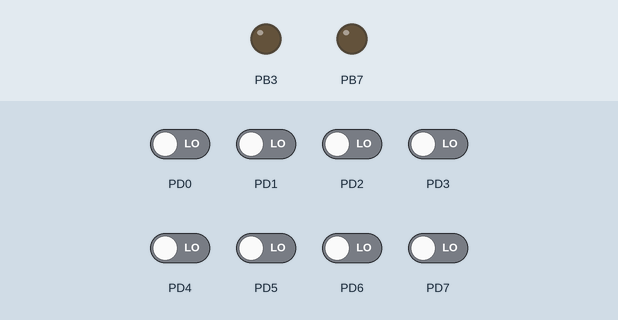
Simulated run of this program. Board: ATmega32, built with avr-gcc and emulated at 16 MHz. Parts: output pins drawn as LEDs (lit = HIGH). The inputs (shaded band) are chosen by the test bench; at power-on: PD0–7 LOW.

Above: at 1.2 s.
1.3 s: PD6 driven HIGH
At 2.7 s:
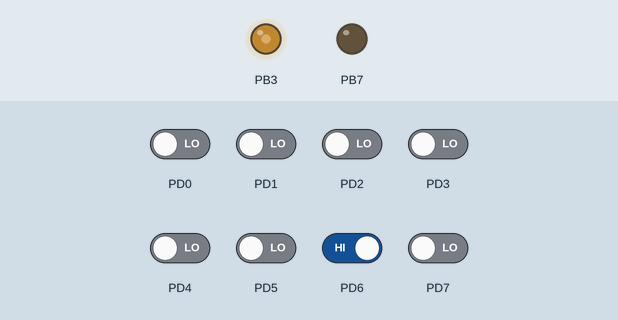
Timing chart, 0 to 4.3 s (numbered marks = the images above; inputs shaded):
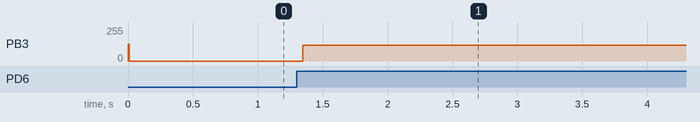

The program:

main.c
```c
/*
 * main.c
 *
 *  Created on: Jun 27, 2023
 *      Author: O. A.
 *
 * Description:
 *
 */
#include "Project_Interface.h"

#define SREG_REG      (*(volatile u8* const) 0x5F)


void Task_500ms(void)
{
  H_LED_Void_LedToggle(LED_RED);
}

int main(void)
{
  H_LED_Void_LedInit(LED_RED);


  H_PushButton_Void_PushButtonInit(PUSHBUTTON_0, PUSHBUTTON_PULLUP_DISABLED);


//  M_Timer_Void_TimerInit(TIMER0_CHANNEL);
//  M_Timer_Void_TimerSetTime(TIMER0_CHANNEL, 100);
//  M_Timer_Void_SetCallBack(TIMER0_CHANNEL, &Task_500ms);
//  M_Timer_Void_TimerEnableInterrupt(TIMER0_CHANNEL);
//  M_Timer_Void_TimerStart(TIMER0_CHANNEL);


  M_Timer_Void_TimerInit(TIMER0_CHANNEL);
  M_Timer_Void_PWMInit(TIMER0_CHANNEL);
  M_Timer_Void_PWMSetDutyCycle(TIMER0_CHANNEL, 50);
  M_Timer_Void_PWMStart(TIMER0_CHANNEL);


  /*Enable global interrupt*/
  SREG |= (1 << 7);


  for(;;)
  {
        if(H_PushButton_U8_PushButtonRead(PUSHBUTTON_1, PUSHBUTTON_SINGLE_PRESS) == PUSHBUTTON_PRESSED)
        {
          M_Timer_Void_PWMStop(TIMER0_CHANNEL);
        }
        else
        {
          M_Timer_Void_PWMStart(TIMER0_CHANNEL);
        }
  }
  return 0;
}
```

LED_Config.h
```c
/*
 * LED_Config.h
 *
 */

#ifndef HAL_LED_LED_CONFIG_H_
#define HAL_LED_LED_CONFIG_H_

/*--------------------------------------------------------------------------------------------*/
/*   SELECT MICROCONTROLERS PINS   */
/*--------------------------------------------------------------------------------------------*/
#define LED_YELLOW_PIN      DIO_PA6_PIN
#define LED_BLUE_PIN        DIO_PA5_PIN
#define LED_GREEN_PIN       DIO_PA4_PIN
#define LED_RED_PIN         DIO_PB7_PIN

/*--------------------------------------------------------------------------------------------*/
/*   SELECT LED BLINKING TIME IN MILLI SECONDS   */
/*--------------------------------------------------------------------------------------------*/
#define LED_BLINKING_TIME_MS         125

#endif /* HAL_LED_LED_CONFIG_H_ */
```

PushButton_Config.h
```c
/*
 * PushButton_Config.h
 *
 *  Created on: ???/???/????
 *      Author: dell
 */

#ifndef HAL_PUSHBUTTON_PUSHBUTTON_CONFIG_H_
#define HAL_PUSHBUTTON_PUSHBUTTON_CONFIG_H_

/*--------------------------------------------------------------------------------------------*/
/*   SELECT MICROCONTROLERS PINS   */
/*--------------------------------------------------------------------------------------------*/
#define PUSHBUTTON_0_PIN            DIO_PD7_PIN
#define PUSHBUTTON_1_PIN            DIO_PD6_PIN
#define PUSHBUTTON_2_PIN            DIO_PD5_PIN
#define PUSHBUTTON_3_PIN            DIO_PD3_PIN

/*--------------------------------------------------------------------------------------------*/
/*   SELECT PB_DEBOUNCING_TIME IN MILLI SECOND   */
/*--------------------------------------------------------------------------------------------*/
#define PUSHBUTTON_DEBOUNCING_TIME_MS    10

#endif /* HAL_PUSHBUTTON_PUSHBUTTON_CONFIG_H_ */
```

Project_Interface.h
```c
/*
 * Project_Interface.h
 *
 *  Created on: Jun 27, 2023
 *      Author: O. A.
 *
 * Description:
 *
 */
#ifndef APP_PROJECT_INTERFACE_H_
#define APP_PROJECT_INTERFACE_H_

#include "DIO/Dio_Interface.h"
#include "Timer/Timer_Interface.h"
#include "LED/LED_Interface.h"
#include "PushButton/PushButton_Interface.h"

#include <util/delay.h>


#endif /* APP_PROJECT_INTERFACE_H_ */
```

LED_Interface.h
```c
/*
 * LED_Interface.h
 *
 *  Created on: ???/???/????
 *      Author: dell
 */

#ifndef HAL_LED_LED_INTERFACE_H_
#define HAL_LED_LED_INTERFACE_H_

/*--------------------------------------------------------------------------------------------*/
/*   INCLUDES   */
/*--------------------------------------------------------------------------------------------*/
#include <util/delay.h>
#include "LIB/Std_Types.h"
#include "DIO/Dio_Interface.h"
#include "LED/LED_Config.h"

/*--------------------------------------------------------------------------------------------*/
/*   DEFINES   */
/*--------------------------------------------------------------------------------------------*/
#define LED_OFF       DIO_LOW
#define LED_ON        DIO_HIGH

#define LED_YELLOW    0
#define LED_BLUE      1
#define LED_GREEN     2
#define LED_RED       3
/*--------------------------------------------------------------------------------------------*/
/*   PROTOTYPES   */
/*--------------------------------------------------------------------------------------------*/
void H_LED_Void_LedInit(u8);
void H_LED_Void_LedOn(u8);
void H_LED_Void_LedOff(u8);
void H_LED_Void_LedBlink(u8);
void H_LED_Void_LedToggle(u8);

#endif /* HAL_LED_LED_INTERFACE_H_ */
```

LED_Prog.c
```c
/*
 * LED_Prog.c
 *
 *  Created on: ???/???/????
 *      Author: dell
 */

/*--------------------------------------------------------------------------------------------*/
/*   INCLUDES   */
/*--------------------------------------------------------------------------------------------*/
#include "LED/LED_Config.h"
#include "LED/LED_Interface.h"

/*--------------------------------------------------------------------------------------------*/
/*   FUNCTION BODY   */
/*--------------------------------------------------------------------------------------------*/
void H_LED_Void_LedInit(u8 Copy_u8Led)
{
  switch(Copy_u8Led)
  {
    case LED_YELLOW:
      M_DIO_Void_SetPinDirection(LED_YELLOW_PIN, DIO_OUTPUT);
      break;
    case LED_BLUE:
      M_DIO_Void_SetPinDirection(LED_BLUE_PIN, DIO_OUTPUT);
      break;
    case LED_GREEN:
      M_DIO_Void_SetPinDirection(LED_GREEN_PIN, DIO_OUTPUT);
      break;
    case LED_RED:
      M_DIO_Void_SetPinDirection(LED_RED_PIN, DIO_OUTPUT);
      break;
  }
}

/*--------------------------------------------------------------------------------------------*/
/*   FUNCTION BODY   */
/*--------------------------------------------------------------------------------------------*/
void H_LED_Void_LedOn(u8 Copy_u8Led)
{
  switch(Copy_u8Led)
  {
    case LED_YELLOW:
      M_DIO_Void_SetPinValue(LED_YELLOW_PIN, LED_ON);
      break;
    case LED_BLUE:
      M_DIO_Void_SetPinValue(LED_BLUE_PIN, LED_ON);
      break;
    case LED_GREEN:
      M_DIO_Void_SetPinValue(LED_GREEN_PIN, LED_ON);
      break;
    case LED_RED:
      M_DIO_Void_SetPinValue(LED_RED_PIN, LED_ON);
      break;
  }
}

/*--------------------------------------------------------------------------------------------*/
/*   FUNCTION BODY   */
/*--------------------------------------------------------------------------------------------*/
void H_LED_Void_LedOff(u8 Copy_u8Led)
{
  switch(Copy_u8Led)
  {
    case LED_YELLOW:
      M_DIO_Void_SetPinValue(LED_YELLOW_PIN, LED_OFF);
      break;
    case LED_BLUE:
      M_DIO_Void_SetPinValue(LED_BLUE_PIN, LED_OFF);
      break;
    case LED_GREEN:
      M_DIO_Void_SetPinValue(LED_GREEN_PIN, LED_OFF);
      break;
    case LED_RED:
      M_DIO_Void_SetPinValue(LED_RED_PIN, LED_OFF);
      break;
  }
}

/*--------------------------------------------------------------------------------------------*/
/*   FUNCTION BODY   */
/*--------------------------------------------------------------------------------------------*/
void H_LED_Void_LedBlink(u8 Copy_u8Led)
{
  switch(Copy_u8Led)
  {
    case LED_YELLOW:
      M_DIO_Void_SetPinValue(LED_YELLOW_PIN, LED_ON);
      _delay_ms(LED_BLINKING_TIME_MS);
      M_DIO_Void_SetPinValue(LED_YELLOW_PIN, LED_OFF);
      break;
    case LED_BLUE:
      M_DIO_Void_SetPinValue(LED_BLUE_PIN, LED_ON);
      _delay_ms(LED_BLINKING_TIME_MS);
      M_DIO_Void_SetPinValue(LED_BLUE_PIN, LED_OFF);
      break;
    case LED_GREEN:
      M_DIO_Void_SetPinValue(LED_GREEN_PIN, LED_ON);
      _delay_ms(LED_BLINKING_TIME_MS);
      M_DIO_Void_SetPinValue(LED_GREEN_PIN, LED_OFF);
      break;
    case LED_RED:
      M_DIO_Void_SetPinValue(LED_RED_PIN, LED_ON);
      _delay_ms(LED_BLINKING_TIME_MS);
      M_DIO_Void_SetPinValue(LED_RED_PIN, LED_OFF);
      break;
  }
}

/*--------------------------------------------------------------------------------------------*/
/*   FUNCTION BODY   */
/*--------------------------------------------------------------------------------------------*/
void H_LED_Void_LedToggle(u8 Copy_u8Led)
{
  switch(Copy_u8Led)
  {
    case LED_YELLOW:
      M_DIO_Void_TogglePinValue(LED_YELLOW_PIN);
      break;
    case LED_BLUE:
      M_DIO_Void_TogglePinValue(LED_BLUE_PIN);
      break;
    case LED_GREEN:
      M_DIO_Void_TogglePinValue(LED_GREEN_PIN);
      break;
    case LED_RED:
      M_DIO_Void_TogglePinValue(LED_RED_PIN);
      break;
  }
}
```

PushButton_Interface.h
```c
/*
 * PushButton_Interface.h
 *
 */

#ifndef HAL_PUSHBUTTON_PUSHBUTTON_INTERFACE_H_
#define HAL_PUSHBUTTON_PUSHBUTTON_INTERFACE_H_

/*--------------------------------------------------------------------------------------------*/
/*   INCLUDES   */
/*--------------------------------------------------------------------------------------------*/
#include <util/delay.h>
#include "LIB/Std_Types.h"
#include "DIO/Dio_Interface.h"

/*--------------------------------------------------------------------------------------------*/
/*   DEFINES   */
/*--------------------------------------------------------------------------------------------*/
#define PUSHBUTTON_0                    0
#define PUSHBUTTON_1                    1
#define PUSHBUTTON_2                    2
#define PUSHBUTTON_3                    3

#define PUSHBUTTON_PRESSED              (0U)
#define PUSHBUTTON_RELEASED             (1U)

#define PUSHBUTTON_SINGLE_PRESS         (0U)
#define PUSHBUTTON_LONG_PRESS           (1U)

#define PUSHBUTTON_PULLUP_ENABLED       (1U)
#define PUSHBUTTON_PULLUP_DISABLED      (0U)

/*--------------------------------------------------------------------------------------------*/
/*   PROTOTYPES   */
/*--------------------------------------------------------------------------------------------*/
void H_PushButton_Void_PushButtonInit(u8, u8);
u8   H_PushButton_U8_PushButtonRead(u8, u8);

#endif /* HAL_PUSHBUTTON_PUSHBUTTON_INTERFACE_H_ */
```

PushButton_Prog.c
```c
/*
 * PushButton_Prog.c
 *
 *  Created on: ???/???/????
 *      Author: dell
 */

/*--------------------------------------------------------------------------------------------*/
/*   INCLUDES   */
/*--------------------------------------------------------------------------------------------*/
#include "PushButton/PushButton_Config.h"
#include "PushButton/PushButton_Interface.h"

/*--------------------------------------------------------------------------------------------*/
/*   FUNCTION BODY   */
/*--------------------------------------------------------------------------------------------*/
void H_PushButton_Void_PushButtonInit(u8 Copy_u8PushButton, u8 Copy_u8PushButtonRes)
{
  switch(Copy_u8PushButton)
  {
    case PUSHBUTTON_0:
      M_DIO_Void_SetPinPullUpRes(PUSHBUTTON_0_PIN, Copy_u8PushButtonRes);
      break;
    case PUSHBUTTON_1:
      M_DIO_Void_SetPinPullUpRes(PUSHBUTTON_1_PIN, Copy_u8PushButtonRes);
      break;
    case PUSHBUTTON_2:
      M_DIO_Void_SetPinPullUpRes(PUSHBUTTON_2_PIN, Copy_u8PushButtonRes);
      break;
    case PUSHBUTTON_3:
      M_DIO_Void_SetPinPullUpRes(PUSHBUTTON_3_PIN, Copy_u8PushButtonRes);
      break;
  }
}

u8 H_PushButton_U8_PushButtonRead(u8 Copy_u8PushButton, u8 Copy_u8PushButtonPressType)
{
  u8 Local_u8PushButtonState = PUSHBUTTON_RELEASED;
  switch(Copy_u8PushButton)
  {
    case PUSHBUTTON_0:
      if(M_DIO_U8_GetPinValue(PUSHBUTTON_0_PIN) == PUSHBUTTON_PRESSED)
      {
        if(Copy_u8PushButtonPressType == PUSHBUTTON_LONG_PRESS)
        {
          while(M_DIO_U8_GetPinValue(PUSHBUTTON_0_PIN) == PUSHBUTTON_PRESSED);
        }
        else
        {
          _delay_ms(PUSHBUTTON_DEBOUNCING_TIME_MS);
        }
        Local_u8PushButtonState = PUSHBUTTON_PRESSED;
      }
      break;

    case PUSHBUTTON_1:
      if(M_DIO_U8_GetPinValue(PUSHBUTTON_1_PIN) == PUSHBUTTON_PRESSED)
      {
        if(Copy_u8PushButtonPressType == PUSHBUTTON_LONG_PRESS)
        {
          while(M_DIO_U8_GetPinValue(PUSHBUTTON_1_PIN) == PUSHBUTTON_PRESSED);
        }
        else
        {
          _delay_ms(PUSHBUTTON_DEBOUNCING_TIME_MS);
        }
        Local_u8PushButtonState = PUSHBUTTON_PRESSED;
      }
      break;

    case PUSHBUTTON_2:
      if(M_DIO_U8_GetPinValue(PUSHBUTTON_2_PIN) == PUSHBUTTON_PRESSED)
      {
        if(Copy_u8PushButtonPressType == PUSHBUTTON_LONG_PRESS)
        {
          while(M_DIO_U8_GetPinValue(PUSHBUTTON_2_PIN) == PUSHBUTTON_PRESSED);
        }
        else
        {
          _delay_ms(PUSHBUTTON_DEBOUNCING_TIME_MS);
        }
        Local_u8PushButtonState = PUSHBUTTON_PRESSED;
      }
      break;

    case PUSHBUTTON_3:
      if(M_DIO_U8_GetPinValue(PUSHBUTTON_3_PIN) == PUSHBUTTON_PRESSED)
      {
        if(Copy_u8PushButtonPressType == PUSHBUTTON_LONG_PRESS)
        {
          while(M_DIO_U8_GetPinValue(PUSHBUTTON_3_PIN) == PUSHBUTTON_PRESSED);
        }
        else
        {
          _delay_ms(PUSHBUTTON_DEBOUNCING_TIME_MS);
        }
        Local_u8PushButtonState = PUSHBUTTON_PRESSED;
      }
      break;
  }
  return Local_u8PushButtonState;
}
```

Common_Macros.h
```c
/*
 * Utils.h
 *
 *  Created on: Jun 27, 2023
 *      Author: O. A.
 *
 * Description:
 *
 */
#ifndef LIB_COMMON_MACROS_H_
#define LIB_COMMON_MACROS_H_

/* Non AUTOSAR files */

/* Bit Macros */

#define SET_BIT(REG, BIT)           (   (REG) |=  (1 << (BIT) )  )
#define CLR_BIT(REG, BIT)           (   (REG) &= ~(1 << (BIT) )  )
#define TOG_BIT(REG, BIT)           (   (REG) ^=  (1 << (BIT) )  )
#define GET_BIT(REG, BIT)           ( ( (REG) >>  (BIT) )  &  1  )

#define WRITE_BIT(REG, BIT, VAL)    (REG = (REG & (~(1 << BIT) ) ) | (VAL << BIT))

#define ROR(REG, NUM)               ( REG = (REG >> NUM) | (REG << (sizeof(REG) * 8) - NUM) )
#define ROL(REG, NUM)               ( REG = (REG << NUM) | (REG >> (sizeof(REG) * 8) - NUM) )

#define BIT_IS_SET(REG, BIT)        (    ( (REG) >> (BIT) )  &  1   )
#define BIT_IS_CLEAR(REG, BIT)      ( !( ( (REG) >> (BIT) )  & 1  ) )

#define GET_LOWER_NIBBLE(REG)       ( (REG) & 0x0F )
#define GET_HIGHER_NIBBLE(REG)      ( (REG) & 0xF0 )

/**
 * #define clr_low_nible(reg ) reg&= 0xf0
#define set_low_nible(reg )  reg|=0x0f
#define toggle_low_nible(reg) reg^=0x0f
#define assign_low_nible(reg,value) reg=(reg&0xf0)|(value&0x0f)
#define get_high_nible(reg) (reg& 0x0f )>> 4
#define clr_high_nible(reg) reg&=0x0f
#define set_high_nible(reg) reg|=0xf0
#define toggle_high_nible(reg) reg^=0xf0
#define assign_high_nible(reg,value) reg=(reg&0x0f)|(value<<4)
 */


#endif /* LIB_COMMON_MACROS_H_ */
```

Std_Types.h
```c
/*
 * Std_Types.h
 *
 *  Created on: Jun 27, 2023
 *      Author: O. A.
 *
 * Description:
 *
 */
#ifndef LIB_STD_TYPES_H_
#define LIB_STD_TYPES_H_


typedef unsigned char                  u8;
typedef signed char                    s8;

typedef unsigned short int            u16;
typedef signed short int              s16;

typedef unsigned long  int            u32;
typedef signed long  int              s32;

typedef unsigned long long int        u64;
typedef signed long long int          s64;

typedef float                         f32;
typedef double                        f64;

/******************************************/

typedef unsigned char                  uint8;
typedef signed char                    sint8;

typedef unsigned short int            uint16;
typedef signed short int              sint16;

typedef unsigned long  int            uint32;
typedef signed long  int              sint32;

typedef unsigned long long int        uint64;
typedef signed long long int          sint64;

typedef float                         float32;
typedef double                        float64;

/******************************************/

#ifndef TRUE
 #define TRUE              (1U)
#endif

#ifndef FALSE
 #define FALSE             (0U)
#endif

#ifndef DISABLED
 #define DISABLED                 (0U)
#endif

#ifndef ENABLED
 #define ENABLED                  (1U)
#endif

#ifndef OFF
 #define OFF                     (0U)
#endif

#ifndef ON
 #define ON                      (1U)
#endif

#ifndef NULL
 #define NULL              ((void*) 0)
#endif

#endif /* LIB_STD_TYPES_H_ */
```

Dio_Private.h
```c
/*
 * Dio_Private.h
 *
 *  Created on: Jun 27, 2023
 *      Author: O. A.
 *
 * Description:
 *
 */
#ifndef MCAL_DIO_DIO_PRIVATE_H_
#define MCAL_DIO_DIO_PRIVATE_H_

/*--------------------------------------------------------------------------------------------*/
/*   DEFINES   */
/*--------------------------------------------------------------------------------------------*/

/*   PORT A   */
#define GPIO_PINA_REG     (*(volatile u8*) 0x39)
#define GPIO_DDRA_REG     (*(volatile u8*) 0x3A)
#define GPIO_PORTA_REG    (*(volatile u8*) 0x3B)

/*   PORT B   */
#define GPIO_PINB_REG     (*(volatile u8*) 0x36)
#define GPIO_DDRB_REG     (*(volatile u8*) 0x37)
#define GPIO_PORTB_REG    (*(volatile u8*) 0x38)

/*   PORT C   */
#define GPIO_PINC_REG     (*(volatile u8*) 0x33)
#define GPIO_DDRC_REG     (*(volatile u8*) 0x34)
#define GPIO_PORTC_REG    (*(volatile u8*) 0x35)

/*   PORT D   */
#define GPIO_PIND_REG     (*(volatile u8*) 0x30)
#define GPIO_DDRD_REG     (*(volatile u8*) 0x31)
#define GPIO_PORTD_REG    (*(volatile u8*) 0x32)


#endif /* MCAL_DIO_DIO_PRIVATE_H_ */
```

Timer_Config.h
```c
/*
S * Timer_Config.h
 *
 *  Created on: ???/???/????
 *      Author: dell
 */

#ifndef MCAL_TIMER_TIMER_CONFIG_H_
#define MCAL_TIMER_TIMER_CONFIG_H_

/*--------------------------------------------------------------------------------------------*/
/*   SELECT F_OSC IN MHZ   */
/*--------------------------------------------------------------------------------------------*/
#define F_OSC                      16

/*--------------------------------------------------------------------------------------------
*   TIMER0_MODE OPTIONS :   1 - TIMER0_MODE_NORAML
* 						              2 - TIMER0_MODE_CTC
* 						              3 - TIMER0_MODE_PWM_PHASE_CORRECT
* 						              4 - TIMER0_MODE_PWM_FAST
*--------------------------------------------------------------------------------------------*/
#define TIMER0_MODE TIMER0_MODE_PWM_FAST

#if ((TIMER_MODE == TIMER0_MODE_FAST_PWM) || (TIMER_MODE == TIMER0_MODE_PWM_PHASE_CORRECT))
#define TIMER0_PWM_OC0_MODE TIMER0_PWM_OC0_NON_INVERTED
#endif

#define TIMER0_PRESCALER   TIMER0_CS_PRESCALER_64

#endif /* MCAL_TIMER_TIMER_CONFIG_H_ */
```

Source omitted: Dio_Interface.h (3638 bytes), Dio_Prog.c (4438 bytes), Timer_Interface.h (2994 bytes), Timer_Private.h (2228 bytes), Timer_Prog.c (10390 bytes)

Measured:
- after the input at 1.3 s, PB3: 0/255 → 117/255 after 0.05 s
